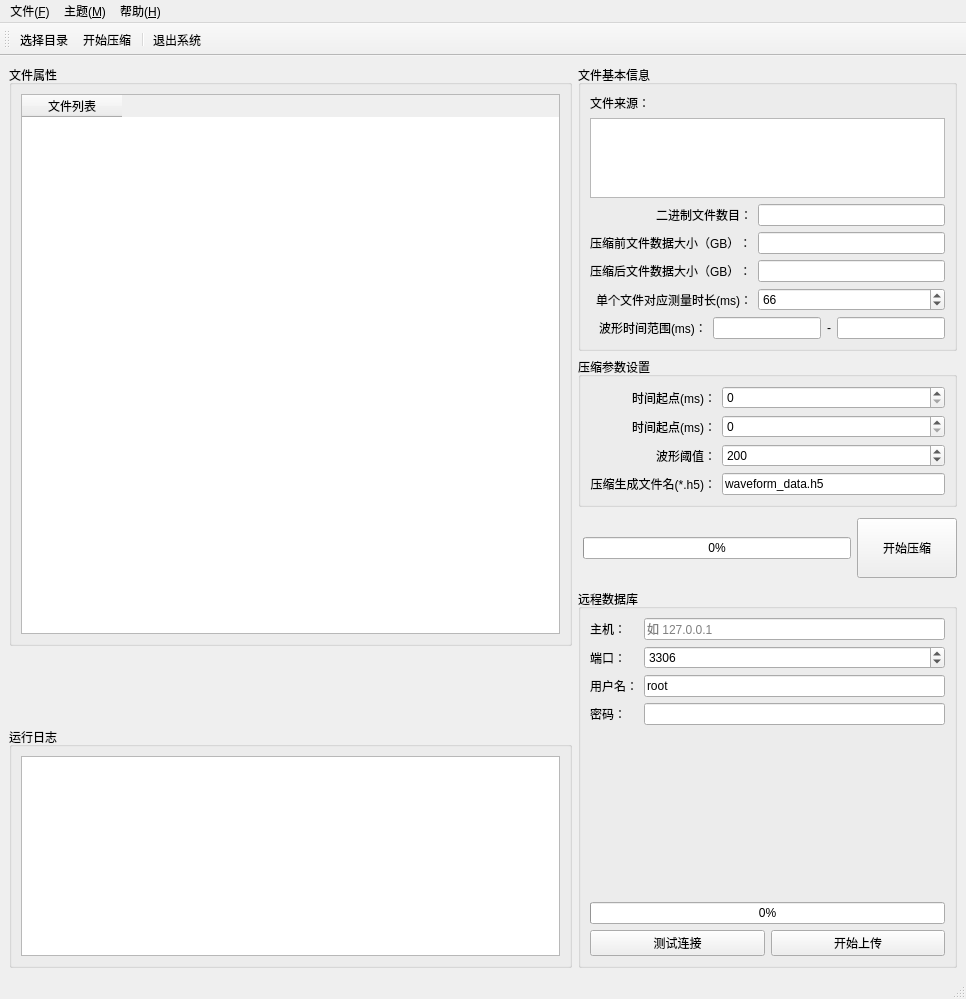
<?xml version="1.0" encoding="UTF-8"?>
<ui version="4.0">
 <class>DataCompressWindow</class>
 <widget class="QMainWindow" name="DataCompressWindow">
  <property name="geometry">
   <rect>
    <x>0</x>
    <y>0</y>
    <width>966</width>
    <height>999</height>
   </rect>
  </property>
  <property name="windowTitle">
   <string>中子相机</string>
  </property>
  <widget class="QWidget" name="centralwidget">
   <layout class="QHBoxLayout" name="horizontalLayout_2">
    <item>
     <widget class="QStackedWidget" name="leftStackedWidget">
      <property name="currentIndex">
       <number>0</number>
      </property>
      <widget class="QWidget" name="listlistWidget">
       <layout class="QVBoxLayout" name="verticalLayout_5">
        <property name="spacing">
         <number>6</number>
        </property>
        <property name="leftMargin">
         <number>0</number>
        </property>
        <property name="topMargin">
         <number>0</number>
        </property>
        <property name="rightMargin">
         <number>0</number>
        </property>
        <property name="bottomMargin">
         <number>0</number>
        </property>
        <item>
         <widget class="QGroupBox" name="groupBox_5">
          <property name="title">
           <string>文件属性</string>
          </property>
          <layout class="QGridLayout" name="gridLayout_5">
           <item row="0" column="0">
            <widget class="QTableWidget" name="tableWidget_file">
             <property name="sizePolicy">
              <sizepolicy hsizetype="Preferred" vsizetype="Expanding">
               <horstretch>0</horstretch>
               <verstretch>0</verstretch>
              </sizepolicy>
             </property>
             <property name="minimumSize">
              <size>
               <width>300</width>
               <height>540</height>
              </size>
             </property>
             <property name="verticalScrollBarPolicy">
              <enum>Qt::ScrollBarAlwaysOff</enum>
             </property>
             <property name="horizontalScrollBarPolicy">
              <enum>Qt::ScrollBarAlwaysOff</enum>
             </property>
             <property name="sizeAdjustPolicy">
              <enum>QAbstractScrollArea::AdjustIgnored</enum>
             </property>
             <property name="selectionMode">
              <enum>QAbstractItemView::NoSelection</enum>
             </property>
             <property name="selectionBehavior">
              <enum>QAbstractItemView::SelectItems</enum>
             </property>
             <property name="showGrid">
              <bool>true</bool>
             </property>
             <property name="gridStyle">
              <enum>Qt::SolidLine</enum>
             </property>
             <property name="rowCount">
              <number>0</number>
             </property>
             <attribute name="verticalHeaderVisible">
              <bool>false</bool>
             </attribute>
             <column>
              <property name="text">
               <string>文件列表</string>
              </property>
             </column>
            </widget>
           </item>
          </layout>
         </widget>
        </item>
        <item>
         <spacer name="verticalSpacer_2">
          <property name="orientation">
           <enum>Qt::Vertical</enum>
          </property>
          <property name="sizeHint" stdset="0">
           <size>
            <width>20</width>
            <height>258</height>
           </size>
          </property>
         </spacer>
        </item>
        <item>
         <widget class="QGroupBox" name="logWidget">
          <property name="title">
           <string>运行日志</string>
          </property>
          <layout class="QGridLayout" name="gridLayout_4">
           <item row="0" column="0">
            <widget class="QTextEdit" name="textEdit_log">
             <property name="enabled">
              <bool>true</bool>
             </property>
             <property name="minimumSize">
              <size>
               <width>0</width>
               <height>200</height>
              </size>
             </property>
             <property name="readOnly">
              <bool>true</bool>
             </property>
            </widget>
           </item>
          </layout>
         </widget>
        </item>
       </layout>
      </widget>
     </widget>
    </item>
    <item>
     <widget class="QWidget" name="rightVboxWidget" native="true">
      <property name="sizePolicy">
       <sizepolicy hsizetype="Fixed" vsizetype="Preferred">
        <horstretch>0</horstretch>
        <verstretch>0</verstretch>
       </sizepolicy>
      </property>
      <layout class="QVBoxLayout" name="verticalLayout_6">
       <property name="leftMargin">
        <number>0</number>
       </property>
       <property name="topMargin">
        <number>0</number>
       </property>
       <property name="rightMargin">
        <number>0</number>
       </property>
       <property name="bottomMargin">
        <number>0</number>
       </property>
       <item>
        <widget class="QGroupBox" name="groupBox">
         <property name="title">
          <string>文件基本信息</string>
         </property>
         <layout class="QGridLayout" name="gridLayout_2">
          <item row="4" column="1">
           <widget class="QLineEdit" name="lineEdit_fileSize">
            <property name="readOnly">
             <bool>true</bool>
            </property>
           </widget>
          </item>
          <item row="4" column="0">
           <widget class="QLabel" name="label_2">
            <property name="text">
             <string>压缩后文件数据大小（GB）：</string>
            </property>
           </widget>
          </item>
          <item row="6" column="0" colspan="2">
           <widget class="QWidget" name="widget" native="true">
            <layout class="QHBoxLayout" name="horizontalLayout_3">
             <property name="topMargin">
              <number>0</number>
             </property>
             <property name="rightMargin">
              <number>0</number>
             </property>
             <property name="bottomMargin">
              <number>0</number>
             </property>
             <item>
              <widget class="QLabel" name="label_13">
               <property name="text">
                <string>波形时间范围(ms)：</string>
               </property>
              </widget>
             </item>
             <item>
              <widget class="QLineEdit" name="line_measure_startT">
               <property name="readOnly">
                <bool>true</bool>
               </property>
              </widget>
             </item>
             <item>
              <widget class="QLabel" name="label_14">
               <property name="text">
                <string>-</string>
               </property>
              </widget>
             </item>
             <item>
              <widget class="QLineEdit" name="line_measure_endT">
               <property name="readOnly">
                <bool>true</bool>
               </property>
              </widget>
             </item>
            </layout>
           </widget>
          </item>
          <item row="2" column="1">
           <widget class="QLineEdit" name="lineEdit_binCount">
            <property name="readOnly">
             <bool>true</bool>
            </property>
           </widget>
          </item>
          <item row="3" column="0">
           <widget class="QLabel" name="label_3">
            <property name="text">
             <string>压缩前文件数据大小（GB）：</string>
            </property>
           </widget>
          </item>
          <item row="3" column="1">
           <widget class="QLineEdit" name="lineEdit_binTotal">
            <property name="readOnly">
             <bool>true</bool>
            </property>
           </widget>
          </item>
          <item row="2" column="0">
           <widget class="QLabel" name="label_12">
            <property name="text">
             <string>二进制文件数目：</string>
            </property>
            <property name="alignment">
             <set>Qt::AlignRight|Qt::AlignTrailing|Qt::AlignVCenter</set>
            </property>
           </widget>
          </item>
          <item row="0" column="0">
           <widget class="QLabel" name="label_5">
            <property name="sizePolicy">
             <sizepolicy hsizetype="Preferred" vsizetype="Fixed">
              <horstretch>0</horstretch>
              <verstretch>0</verstretch>
             </sizepolicy>
            </property>
            <property name="text">
             <string>文件来源：</string>
            </property>
           </widget>
          </item>
          <item row="1" column="0" colspan="2">
           <widget class="QTextBrowser" name="textBrowser_filepath">
            <property name="sizePolicy">
             <sizepolicy hsizetype="Preferred" vsizetype="Fixed">
              <horstretch>0</horstretch>
              <verstretch>0</verstretch>
             </sizepolicy>
            </property>
            <property name="minimumSize">
             <size>
              <width>0</width>
              <height>60</height>
             </size>
            </property>
            <property name="maximumSize">
             <size>
              <width>16777215</width>
              <height>80</height>
             </size>
            </property>
            <property name="verticalScrollBarPolicy">
             <enum>Qt::ScrollBarAlwaysOff</enum>
            </property>
            <property name="readOnly">
             <bool>true</bool>
            </property>
           </widget>
          </item>
          <item row="5" column="0">
           <widget class="QLabel" name="label_16">
            <property name="text">
             <string>单个文件对应测量时长(ms)：</string>
            </property>
            <property name="alignment">
             <set>Qt::AlignRight|Qt::AlignTrailing|Qt::AlignVCenter</set>
            </property>
           </widget>
          </item>
          <item row="5" column="1">
           <widget class="QSpinBox" name="spinBox_oneFileTime">
            <property name="maximum">
             <number>100</number>
            </property>
            <property name="value">
             <number>66</number>
            </property>
           </widget>
          </item>
         </layout>
        </widget>
       </item>
       <item>
        <widget class="QGroupBox" name="groupBox_2">
         <property name="title">
          <string>压缩参数设置</string>
         </property>
         <layout class="QGridLayout" name="gridLayout_3">
          <item row="1" column="1">
           <widget class="QSpinBox" name="spinBox_endT">
            <property name="maximum">
             <number>20000</number>
            </property>
            <property name="singleStep">
             <number>66</number>
            </property>
           </widget>
          </item>
          <item row="2" column="1">
           <widget class="QSpinBox" name="spinBox_threshold">
            <property name="maximum">
             <number>65535</number>
            </property>
            <property name="value">
             <number>200</number>
            </property>
           </widget>
          </item>
          <item row="0" column="0">
           <widget class="QLabel" name="label_8">
            <property name="text">
             <string>时间起点(ms)：</string>
            </property>
            <property name="alignment">
             <set>Qt::AlignRight|Qt::AlignTrailing|Qt::AlignVCenter</set>
            </property>
           </widget>
          </item>
          <item row="2" column="0">
           <widget class="QLabel" name="label_11">
            <property name="text">
             <string>波形阈值：</string>
            </property>
            <property name="alignment">
             <set>Qt::AlignRight|Qt::AlignTrailing|Qt::AlignVCenter</set>
            </property>
           </widget>
          </item>
          <item row="1" column="0">
           <widget class="QLabel" name="label_10">
            <property name="text">
             <string>时间起点(ms)：</string>
            </property>
            <property name="alignment">
             <set>Qt::AlignRight|Qt::AlignTrailing|Qt::AlignVCenter</set>
            </property>
           </widget>
          </item>
          <item row="0" column="1">
           <widget class="QSpinBox" name="spinBox_startT"/>
          </item>
          <item row="3" column="0">
           <widget class="QLabel" name="label_15">
            <property name="text">
             <string>压缩生成文件名(*.h5)：</string>
            </property>
            <property name="alignment">
             <set>Qt::AlignRight|Qt::AlignTrailing|Qt::AlignVCenter</set>
            </property>
           </widget>
          </item>
          <item row="3" column="1">
           <widget class="QLineEdit" name="lineEdit_outputFile">
            <property name="text">
             <string>waveform_data.h5</string>
            </property>
           </widget>
          </item>
         </layout>
        </widget>
       </item>
       <item>
        <widget class="QWidget" name="widget_6" native="true">
         <property name="minimumSize">
          <size>
           <width>0</width>
           <height>70</height>
          </size>
         </property>
         <layout class="QHBoxLayout" name="horizontalLayout_7">
          <property name="leftMargin">
           <number>5</number>
          </property>
          <property name="topMargin">
           <number>0</number>
          </property>
          <property name="rightMargin">
           <number>0</number>
          </property>
          <property name="bottomMargin">
           <number>0</number>
          </property>
          <item>
           <widget class="QProgressBar" name="progressBar">
            <property name="maximum">
             <number>100</number>
            </property>
            <property name="value">
             <number>0</number>
            </property>
           </widget>
          </item>
          <item>
           <widget class="QToolButton" name="toolButton_start">
            <property name="enabled">
             <bool>true</bool>
            </property>
            <property name="minimumSize">
             <size>
              <width>100</width>
              <height>60</height>
             </size>
            </property>
            <property name="text">
             <string>开始压缩</string>
            </property>
            <property name="icon">
             <iconset>
              <normaloff>:/resource/analyze.png</normaloff>:/resource/analyze.png</iconset>
            </property>
            <property name="checkable">
             <bool>false</bool>
            </property>
           </widget>
          </item>
         </layout>
        </widget>
       </item>
       <item>
        <widget class="QGroupBox" name="groupBox_3">
         <property name="title">
          <string>远程数据库</string>
         </property>
         <layout class="QGridLayout" name="gridLayout">
          <item row="2" column="0">
           <widget class="QLabel" name="label_9">
            <property name="text">
             <string>用户名：</string>
            </property>
           </widget>
          </item>
          <item row="1" column="0">
           <widget class="QLabel" name="label_7">
            <property name="text">
             <string>端口：</string>
            </property>
           </widget>
          </item>
          <item row="1" column="1">
           <widget class="QSpinBox" name="spinBox_port">
            <property name="minimum">
             <number>1</number>
            </property>
            <property name="maximum">
             <number>65536</number>
            </property>
            <property name="value">
             <number>3306</number>
            </property>
           </widget>
          </item>
          <item row="6" column="0" colspan="2">
           <widget class="QProgressBar" name="progressBar_2">
            <property name="value">
             <number>0</number>
            </property>
           </widget>
          </item>
          <item row="2" column="1">
           <widget class="QLineEdit" name="lineEdit_username">
            <property name="text">
             <string>root</string>
            </property>
           </widget>
          </item>
          <item row="3" column="0">
           <widget class="QLabel" name="label_6">
            <property name="text">
             <string>密码：</string>
            </property>
           </widget>
          </item>
          <item row="0" column="1">
           <widget class="QLineEdit" name="lineEdit_host">
            <property name="placeholderText">
             <string>如 127.0.0.1</string>
            </property>
           </widget>
          </item>
          <item row="0" column="0">
           <widget class="QLabel" name="label">
            <property name="text">
             <string>主机：</string>
            </property>
           </widget>
          </item>
          <item row="3" column="1">
           <widget class="QLineEdit" name="lineEdit_password">
            <property name="echoMode">
             <enum>QLineEdit::Password</enum>
            </property>
           </widget>
          </item>
          <item row="7" column="0" colspan="2">
           <layout class="QHBoxLayout" name="horizontalLayout">
            <item>
             <widget class="QPushButton" name="pushButton_test">
              <property name="text">
               <string>测试连接</string>
              </property>
             </widget>
            </item>
            <item>
             <widget class="QPushButton" name="pushButton_startUpload">
              <property name="text">
               <string>开始上传</string>
              </property>
             </widget>
            </item>
           </layout>
          </item>
          <item row="4" column="1">
           <spacer name="verticalSpacer_4">
            <property name="orientation">
             <enum>Qt::Vertical</enum>
            </property>
            <property name="sizeHint" stdset="0">
             <size>
              <width>20</width>
              <height>40</height>
             </size>
            </property>
           </spacer>
          </item>
         </layout>
        </widget>
       </item>
      </layout>
     </widget>
    </item>
   </layout>
  </widget>
  <widget class="QMenuBar" name="menubar">
   <property name="geometry">
    <rect>
     <x>0</x>
     <y>0</y>
     <width>966</width>
     <height>22</height>
    </rect>
   </property>
   <widget class="QMenu" name="menu_file">
    <property name="title">
     <string>文件(&amp;F)</string>
    </property>
    <addaction name="action_choseDir"/>
    <addaction name="separator"/>
    <addaction name="action_exit"/>
   </widget>
   <widget class="QMenu" name="menu_help">
    <property name="title">
     <string>帮助(&amp;H)</string>
    </property>
    <addaction name="action_about"/>
    <addaction name="action_aboutQt"/>
   </widget>
   <widget class="QMenu" name="menu_theme">
    <property name="title">
     <string>主题(&amp;M)</string>
    </property>
    <addaction name="action_lightTheme"/>
    <addaction name="action_darkTheme"/>
    <addaction name="separator"/>
    <addaction name="action_colorTheme"/>
   </widget>
   <addaction name="menu_file"/>
   <addaction name="menu_theme"/>
   <addaction name="menu_help"/>
  </widget>
  <widget class="QStatusBar" name="statusbar"/>
  <widget class="QToolBar" name="toolBar">
   <property name="windowTitle">
    <string>toolBar_offline</string>
   </property>
   <property name="iconSize">
    <size>
     <width>36</width>
     <height>36</height>
    </size>
   </property>
   <property name="toolButtonStyle">
    <enum>Qt::ToolButtonTextUnderIcon</enum>
   </property>
   <attribute name="toolBarArea">
    <enum>TopToolBarArea</enum>
   </attribute>
   <attribute name="toolBarBreak">
    <bool>false</bool>
   </attribute>
   <addaction name="action_choseDir"/>
   <addaction name="action_analyze"/>
   <addaction name="separator"/>
   <addaction name="action_exit"/>
  </widget>
  <action name="action_exit">
   <property name="icon">
    <iconset resource="../3rdParty/resource/resource.qrc">
     <normaloff>:/exit.png</normaloff>:/exit.png</iconset>
   </property>
   <property name="text">
    <string>退出系统(&amp;X)</string>
   </property>
   <property name="iconText">
    <string>退出系统</string>
   </property>
   <property name="toolTip">
    <string>退出系统</string>
   </property>
   <property name="shortcut">
    <string>Ctrl+Q</string>
   </property>
   <property name="menuRole">
    <enum>QAction::NoRole</enum>
   </property>
  </action>
  <action name="action_about">
   <property name="icon">
    <iconset resource="../3rdParty/resource/resource.qrc">
     <normaloff>:/logo.png</normaloff>:/logo.png</iconset>
   </property>
   <property name="text">
    <string>关于</string>
   </property>
   <property name="iconText">
    <string>关于</string>
   </property>
   <property name="toolTip">
    <string>关于 DT中子活化测量仪</string>
   </property>
   <property name="menuRole">
    <enum>QAction::NoRole</enum>
   </property>
  </action>
  <action name="action_lightTheme">
   <property name="checkable">
    <bool>true</bool>
   </property>
   <property name="text">
    <string>明亮(&amp;L)</string>
   </property>
   <property name="toolTip">
    <string>切换到明亮主题</string>
   </property>
   <property name="shortcut">
    <string>Ctrl+Alt+L</string>
   </property>
  </action>
  <action name="action_darkTheme">
   <property name="checkable">
    <bool>true</bool>
   </property>
   <property name="text">
    <string>暗黑(&amp;D)</string>
   </property>
   <property name="toolTip">
    <string>切换到暗黑主题</string>
   </property>
   <property name="shortcut">
    <string>Ctrl+Alt+D</string>
   </property>
  </action>
  <action name="action_colorTheme">
   <property name="checkable">
    <bool>false</bool>
   </property>
   <property name="text">
    <string>主题颜色(&amp;C)</string>
   </property>
   <property name="toolTip">
    <string>设置主题颜色，取消设置默认值</string>
   </property>
   <property name="shortcut">
    <string>Ctrl+Alt+C</string>
   </property>
  </action>
  <action name="action_aboutQt">
   <property name="icon">
    <iconset resource="../3rdParty/resource/resource.qrc">
     <normaloff>:/aboutqt.png</normaloff>:/aboutqt.png</iconset>
   </property>
   <property name="text">
    <string>关于Qt</string>
   </property>
  </action>
  <action name="action_choseDir">
   <property name="icon">
    <iconset resource="../3rdParty/resource/resource.qrc">
     <normaloff>:/openfile.png</normaloff>:/openfile.png</iconset>
   </property>
   <property name="text">
    <string>选择目录</string>
   </property>
   <property name="menuRole">
    <enum>QAction::NoRole</enum>
   </property>
  </action>
  <action name="action_analyze">
   <property name="icon">
    <iconset resource="lresource.qrc">
     <normaloff>:/resource/image/compress.png</normaloff>:/resource/image/compress.png</iconset>
   </property>
   <property name="text">
    <string>开始压缩</string>
   </property>
   <property name="menuRole">
    <enum>QAction::TextHeuristicRole</enum>
   </property>
  </action>
  <action name="action_linear">
   <property name="checkable">
    <bool>true</bool>
   </property>
   <property name="icon">
    <iconset resource="../3rdParty/resource/resource.qrc">
     <normaloff>:/line.png</normaloff>:/line.png</iconset>
   </property>
   <property name="text">
    <string>线性图像</string>
   </property>
   <property name="menuRole">
    <enum>QAction::NoRole</enum>
   </property>
  </action>
  <action name="action_logarithm">
   <property name="checkable">
    <bool>true</bool>
   </property>
   <property name="checked">
    <bool>true</bool>
   </property>
   <property name="icon">
    <iconset resource="../3rdParty/resource/resource.qrc">
     <normaloff>:/mathlog.png</normaloff>:/mathlog.png</iconset>
   </property>
   <property name="text">
    <string>对数图像</string>
   </property>
   <property name="menuRole">
    <enum>QAction::NoRole</enum>
   </property>
  </action>
 </widget>
 <resources>
  <include location="lresource.qrc"/>
  <include location="../3rdParty/resource/resource.qrc"/>
  <include location="../3rdParty/resource/resource.qrc"/>
 </resources>
 <connections/>
</ui>
